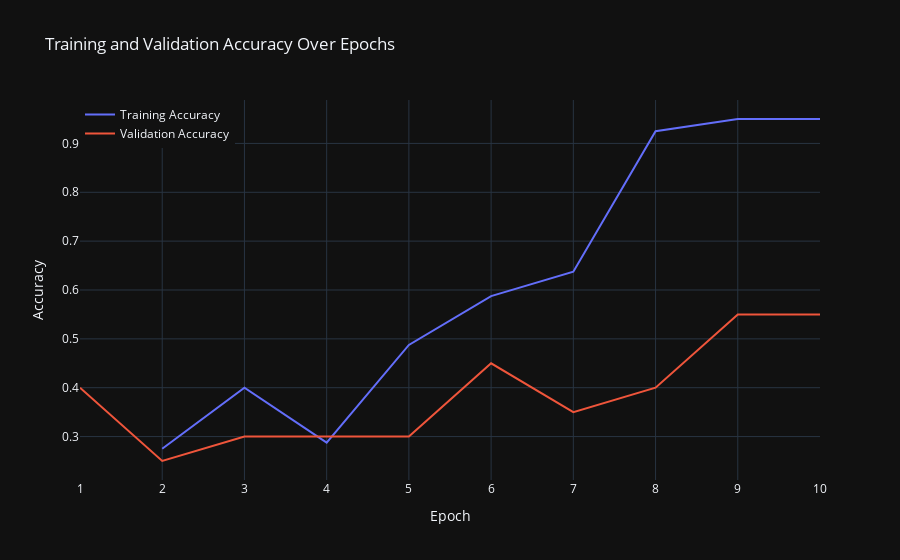
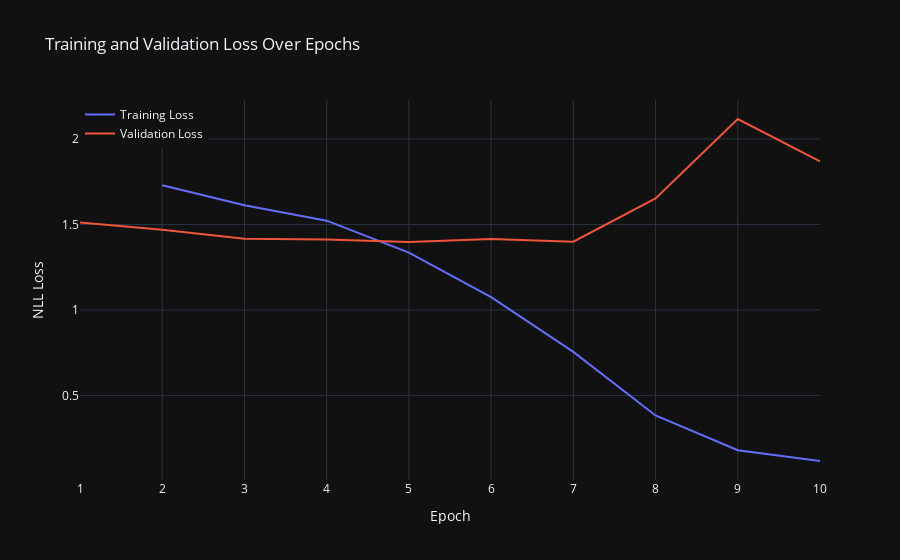

Here is the notebook cell these charts were saved with, in order:
### Code cell
import plotly.graph_objects as go


def bert_train_val_metrics(training_file, validation_file):
    """
    Generate and display interactive plots for training and validation metrics (accuracy and loss).

    Args:
        training_file (str): Path to the training metrics CSV file.
        validation_file (str): Path to the validation metrics CSV file.
    """
    # Read CSV files
    train_metrics = pd.read_csv(training_file)
    val_metrics = pd.read_csv(validation_file)

    # Create Subplots for Accuracy
    fig = go.Figure()

    # Plot Training and Validation Accuracy
    fig.add_trace(
        go.Scatter(
            x=train_metrics["epoch"],
            y=train_metrics["acc"],
            mode="lines",
            name="Training Accuracy",
        )
    )
    fig.add_trace(
        go.Scatter(
            x=val_metrics["epoch"],
            y=val_metrics["acc"],
            mode="lines",
            name="Validation Accuracy",
        )
    )

    # Customize the layout for Accuracy
    fig.update_layout(
        title="Training and Validation Accuracy Over Epochs",
        xaxis_title="Epoch",
        yaxis_title="Accuracy",
        legend=dict(x=0, y=1),
        template="plotly_dark",
    )

    # Show the Accuracy plot
    fig.show()

    # Create another subplot for Loss
    fig_loss = go.Figure()

    # Plot Training and Validation Loss
    fig_loss.add_trace(
        go.Scatter(
            x=train_metrics["epoch"],
            y=train_metrics["loss"],
            mode="lines",
            name="Training Loss",
        )
    )
    fig_loss.add_trace(
        go.Scatter(
            x=val_metrics["epoch"],
            y=val_metrics["loss"],
            mode="lines",
            name="Validation Loss",
        )
    )

    # Customize the layout for Loss
    fig_loss.update_layout(
        title="Training and Validation Loss Over Epochs",
        xaxis_title="Epoch",
        yaxis_title="NLL Loss",
        legend=dict(x=0, y=1),
        template="plotly_dark",
    )

    # Show the Loss plot
    fig_loss.show()



bert_train_val_metrics(
    "/Users/vladandreichuk/Desktop/git_reps/practical-data-science-tutorial/models/BERT_metrics/max_l512_lr0.0001_train_metrics.csv",
    "/Users/vladandreichuk/Desktop/git_reps/practical-data-science-tutorial/models/BERT_metrics/max_l512_lr0.0001_val_metrics.csv",
)

### Figure 1 — Plotly figure (JSON) as saved in the notebook; plotly's stock layout.template omitted (floating-point values rounded to 4 significant figures)
{"data": [{"mode": "lines", "name": "Training Accuracy", "type": "scatter", "x": [2, 3, 4, 5, 6, 7, 8, 9, 10], "y": [0.275, 0.4, 0.2875, 0.4875, 0.5875, 0.6375, 0.925, 0.95, 0.95]}, {"mode": "lines", "name": "Validation Accuracy", "type": "scatter", "x": [1, 2, 3, 4, 5, 6, 7, 8, 9, 10], "y": [0.4, 0.25, 0.3, 0.3, 0.3, 0.45, 0.35, 0.4, 0.55, 0.55]}], "layout": {"legend": {"x": 0, "y": 1}, "title": {"text": "Training and Validation Accuracy Over Epochs"}, "xaxis": {"title": {"text": "Epoch"}}, "yaxis": {"title": {"text": "Accuracy"}}}}

### Figure 2 — Plotly figure (JSON) as saved in the notebook; plotly's stock layout.template omitted (floating-point values rounded to 4 significant figures)
{"data": [{"mode": "lines", "name": "Training Loss", "type": "scatter", "x": [2, 3, 4, 5, 6, 7, 8, 9, 10], "y": [1.73, 1.613, 1.522, 1.335, 1.075, 0.7555, 0.3836, 0.1808, 0.1177]}, {"mode": "lines", "name": "Validation Loss", "type": "scatter", "x": [1, 2, 3, 4, 5, 6, 7, 8, 9, 10], "y": [1.511, 1.469, 1.416, 1.412, 1.398, 1.415, 1.4, 1.652, 2.116, 1.868]}], "layout": {"legend": {"x": 0, "y": 1}, "title": {"text": "Training and Validation Loss Over Epochs"}, "xaxis": {"title": {"text": "Epoch"}}, "yaxis": {"title": {"text": "NLL Loss"}}}}
